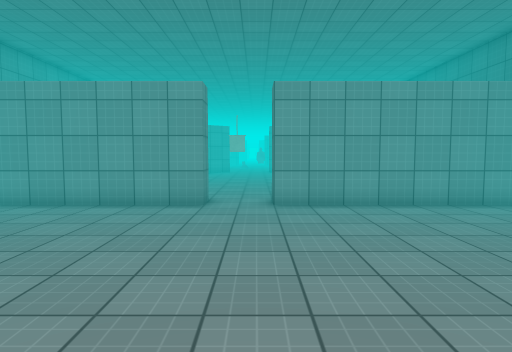
View 1 (above)

16 first-person views from a walk through a Unity game level. The camera is 1.5 m above the floor, tilts 4° down and sees 75° across. The floor is counted in squares, 1 m on a side. Each view is taken from the middle of a square. On the plan, view 1 faces up. The plan holds only what a view shows up to about 15 squares ahead; the rest is blank. The place goes on beyond the plan. The player is left out. Surface patterns are stand-ins for the level's own textures.

View 2
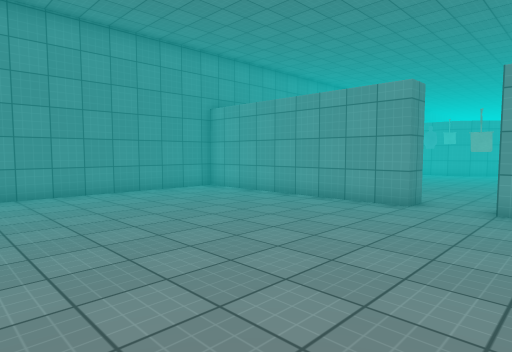

View 3
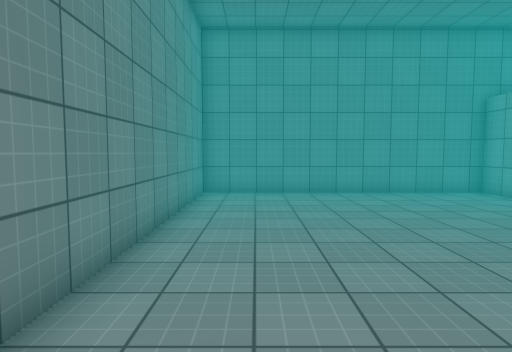

View 4
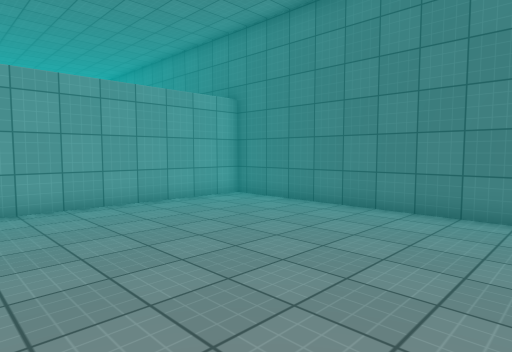

View 5
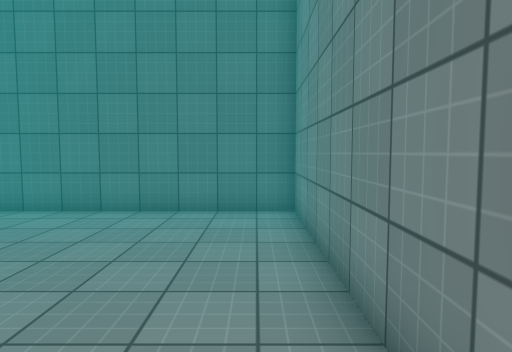

View 6
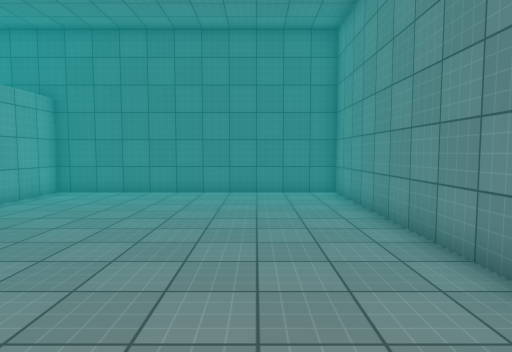

View 7
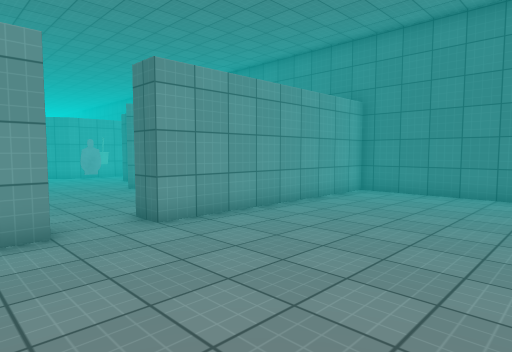

View 8
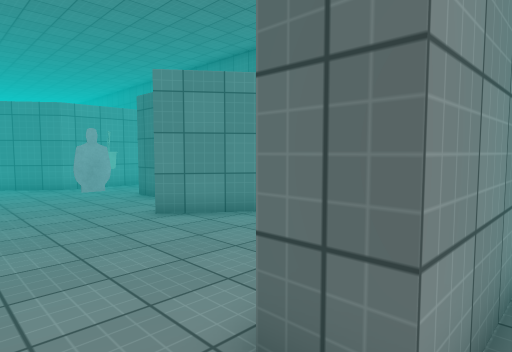

View 9
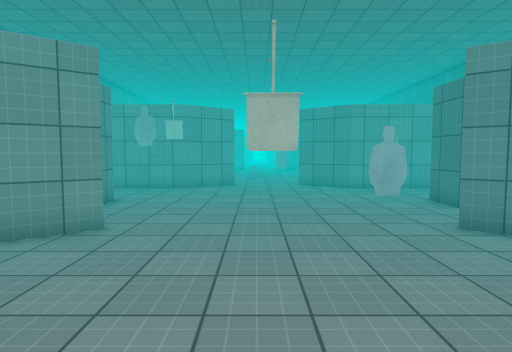

View 10
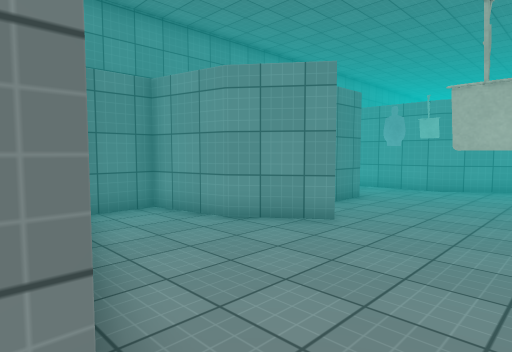

View 11
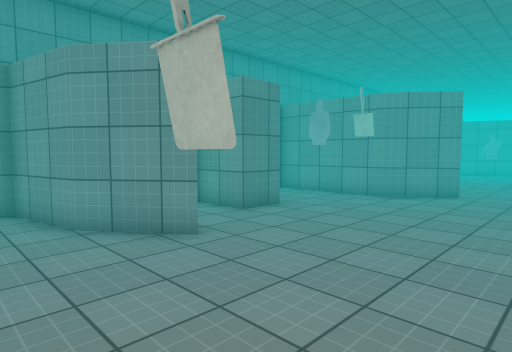

View 12
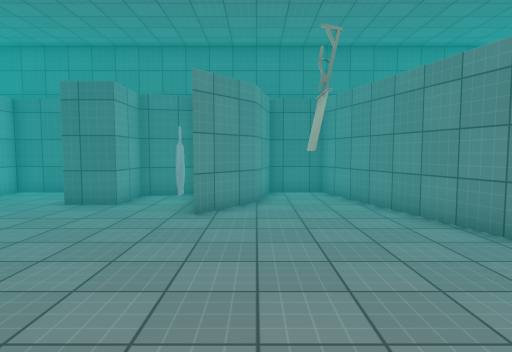

View 13
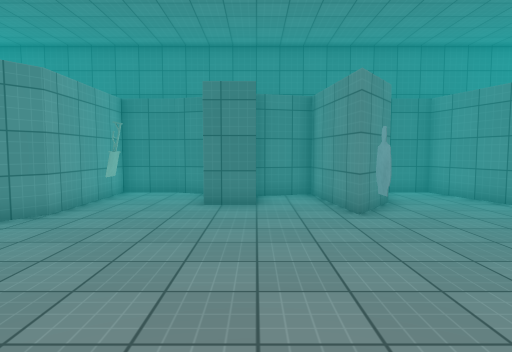

View 14
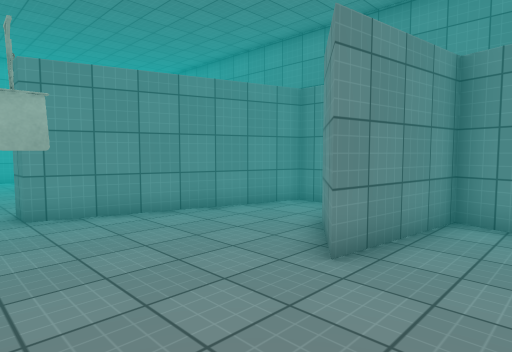

View 15
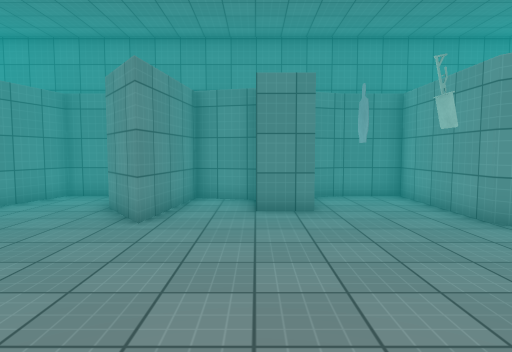

View 16
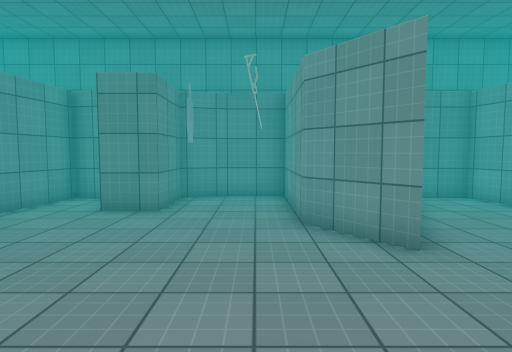

### Floor plan
Points are (right, up) in squares from view 1. A wall is a line through its corners. A room is listed if a view was taken in it or the views show most of it. See-through windows are left out.
Room 1 (views 1, 2, 3, 4, 5, 6, 7, 8)
walls: (-1.5, 9.5) (-10.5, 9.5) (-10.5, -1) (9.5, -1) (9.5, 9.5) (0.5, 9.5)
ways out: opening at (-0.5, 10) to room 2
Room 2 (views 9, 10, 11, 12, 13, 14, 15, 16)
walls: (-5.2, 15.6) (-6, 15) (-8.5, 14.5) (-8.5, 12.5) (-1.5, 10.5) (-1.5, 9.5); (-1.9, 25.6) (-4, 24) (-8.5, 24) (-8.5, 22) (-8, 20.5) (-5.5, 20.5) (-5.5, 19) (-7.5, 19) (-8, 17) (-5, 16.6); (7.1, 20.8) (7.5, 22) (7.5, 24) (3, 24) (1.1, 25.4); (0.5, 9.5) (0.5, 10.5) (7.5, 12.5) (7.5, 14.5) (5, 15) (3, 16.5) (7, 17) (6.5, 19) (4.5, 19) (4.5, 20.5)
ways out: opening at (-0.5, 10) to room 1
objects: other object (-1, 14); other object (2, 16); other object (4, 23) to (5, 23)

Positions as (right, up) in squares from view 1, and headings:
1: (0, 0), facing up
2: (2, 0), facing up-left
3: (2, 1), facing left
4: (1, 0), facing up-right
5: (1, 0), facing right
6: (-3, 2), facing right
7: (-3, 3), facing up-right
8: (-1, 9), facing up-right
9: (-1, 10), facing up
10: (0, 10), facing up-left
11: (1, 13), facing up-left
12: (-5, 15), facing right
13: (-5, 19), facing right
14: (0, 19), facing down-left
15: (3, 19), facing left
16: (3, 23), facing left
